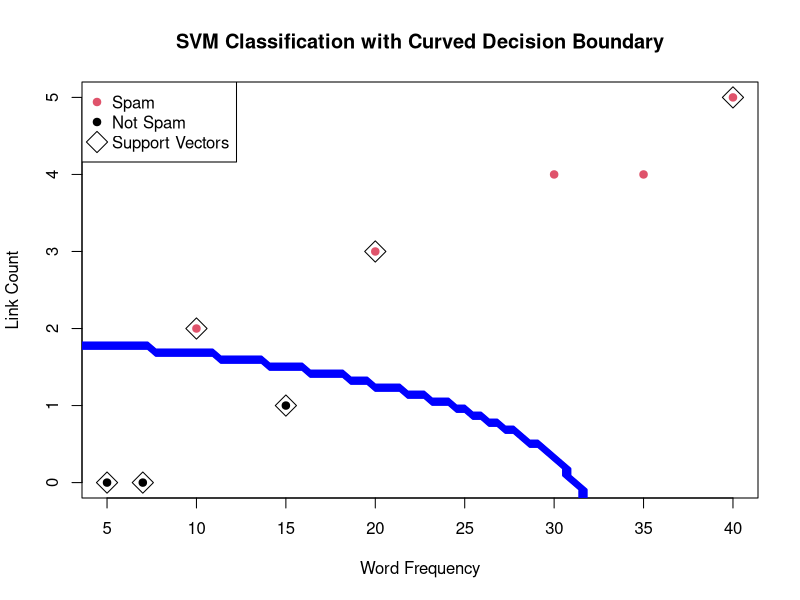

The R source for this figure:
#===========================================
# Example 1 : SVM Spam Classification
#===========================================

# Load library
library(e1071)

# Create sample dataset
emails = data.frame(
  word_freq = c(10,20,5,30,40,15,7,35),
  link_count = c(2,3,0,4,5,1,0,4),
  spam = factor(c("Yes","Yes","No","Yes","Yes","No","No","Yes"))
)

# View dataset
emails

#-------------------------------------------
# Fit SVM Model
#-------------------------------------------

svm_model = svm(spam ~ word_freq + link_count,
                data = emails,
                kernel = "radial",
                probability = TRUE)

# Display model
svm_model
summary(svm_model)

#-------------------------------------------
# Prediction
#-------------------------------------------

predicted = predict(svm_model, emails)

predicted

# Observed values
observed = emails$spam

# Comparison table
comparison = data.frame(observed, predicted)

comparison

#-------------------------------------------
# Plot Data Points
#-------------------------------------------

plot(emails$word_freq,
     emails$link_count,
     col = as.numeric(emails$spam),
     pch = 19,
     xlab = "Word Frequency",
     ylab = "Link Count",
     main = "SVM Classification with Curved Decision Boundary")

#-------------------------------------------
# Highlight Support Vectors
#-------------------------------------------

points(emails$word_freq[svm_model$index],
       emails$link_count[svm_model$index],
       pch = 5,
       cex = 2)

#-------------------------------------------
# Create Grid for Curved Boundary
#-------------------------------------------

x_range = seq(min(emails$word_freq)-5,
              max(emails$word_freq)+5,
              length = 100)

y_range = seq(min(emails$link_count)-2,
              max(emails$link_count)+2,
              length = 100)

grid = expand.grid(word_freq = x_range,
                   link_count = y_range)

#-------------------------------------------
# Predict on Grid Points
#-------------------------------------------

pred_grid = predict(svm_model, grid)

# Convert to matrix
z = matrix(as.numeric(pred_grid),
           length(x_range),
           length(y_range))

#-------------------------------------------
# Draw Curved Decision Boundary
#-------------------------------------------

contour(x_range,
        y_range,
        z,
        add = TRUE,
        drawlabels = FALSE,
        col = "blue",
        lwd = 2)

#-------------------------------------------
# Legend
#-------------------------------------------

legend("topleft",
       legend = c("Spam","Not Spam","Support Vectors"),
       col = c(2,1,1),
       pch = c(19,19,5),
       pt.cex = c(1,1,2))
